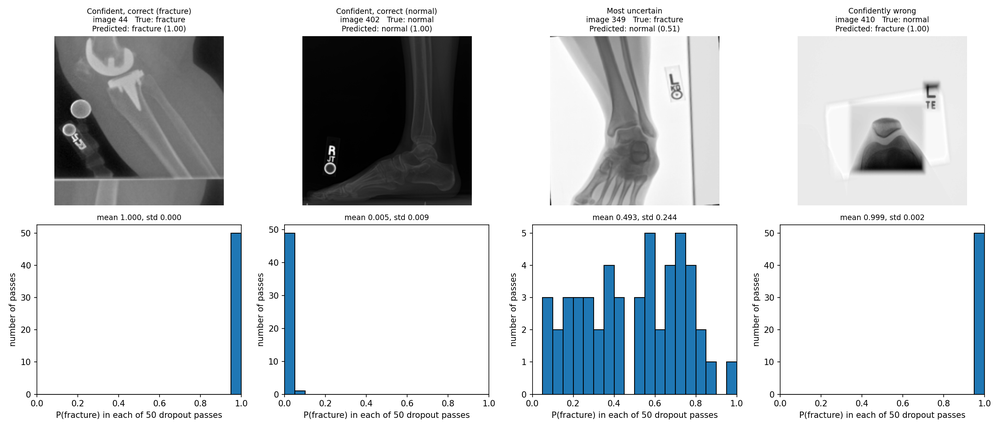
#> input picture Fracture_uncertainty/mc_dropout_examples.png, 1000 x 429 px, shrunk from 2520 x 1080 before the run
$ python sure_denoise.py mc_dropout_examples.png
#> lines starting #> are read from the running program, lines starting #| are printed output that depends on the picture
import sys
import numpy as np
from PIL import Image
from scipy.fft import dctn, idctn

min_sig = 1.0 / 255.0 / np.sqrt(12.0)


def softthresh(c, tau):
    return np.sign(c) * np.maximum(np.abs(c) - tau, 0)

def sure_curve(c, sigma, taus):
    """Per-pixel SURE for soft thresholding at every tau in taus (c = noisy DCT coefficients)."""
    a = np.sort(np.asarray(c, dtype=np.float64).ravel() ** 2)
    d = a.size
    cs = np.concatenate([[0.0], np.cumsum(a)])
    t2 = np.asarray(taus, dtype=np.float64) ** 2
    k = np.searchsorted(a, t2, side='right')       # coefficients with c^2 <= tau^2
    mse_to_observed = (cs[k] + t2 * (d - k)) / d   # mean((f(c) - c)^2)
    divergence = d - k                             # coefficients that survive
    return mse_to_observed - sigma ** 2 + 2.0 * sigma ** 2 * divergence / d


def estimate_sigma(c):
    """Noise level from the highest-frequency quadrant of the DCT ."""
    h, w = c.shape
    band = c[h // 2:, w // 2:]
    return float(np.median(np.abs(band)) / 0.6745)


def sure_denoise_array(arr, min_sigma=min_sig, n_taus=200):
    """arr: 2-D float array in [0, 1]. returns (denoised array, tau, sigma_hat)."""
    c = dctn(arr, norm='ortho')
    sigma = max(estimate_sigma(c), min_sigma)
    taus = np.linspace(0.0, sigma * np.sqrt(2.0 * np.log(c.size)), n_taus)
    tau = float(taus[int(np.argmin(sure_curve(c, sigma, taus)))])
    return idctn(softthresh(c, tau), norm='ortho'), tau, sigma


class SUREDenoise:
    """torchvision-style transform: PIL image in, SURE-denoised PIL image (mode 'L') out."""

    def __call__(self, img):
        arr = np.asarray(img.convert('L'), dtype=np.float64) / 255.0
        x_hat, _, _ = sure_denoise_array(arr)
        return Image.fromarray(np.rint(np.clip(x_hat, 0, 1) * 255).astype(np.uint8))


if __name__ == '__main__':
    for path in sys.argv[1:]:
        arr = np.asarray(Image.open(path).convert('L'), dtype=np.float64) / 255.0
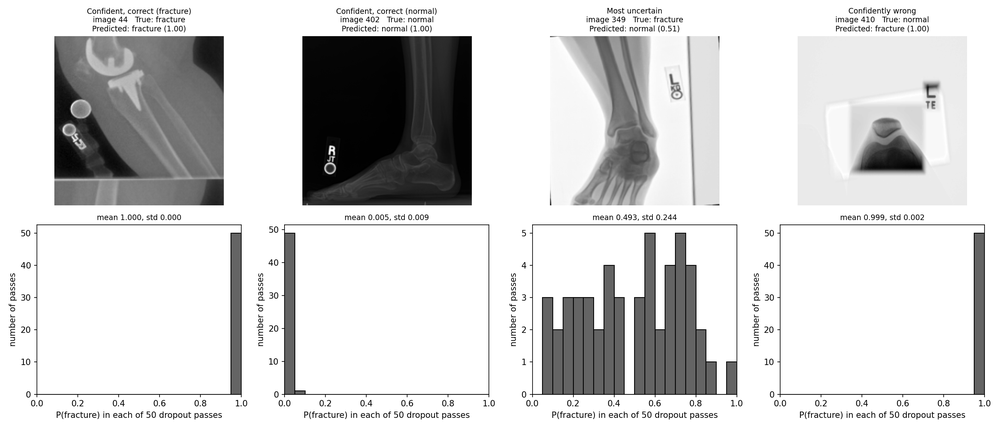
#> arr: shape (429, 1000) float64; min 0, max 1, mean 0.824
        x_hat, tau, sigma = sure_denoise_array(arr)
#> in estimate_sigma, `band = c[h // 2:, w // 2:]`:
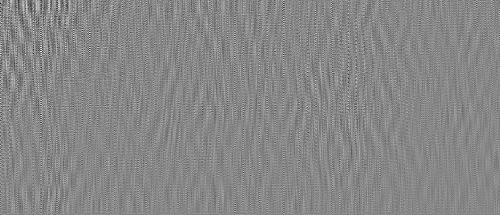
#> band: shape (215, 500) float64; min -0.233, max 0.206, mean -1.72e-06; drawn with min black and max white
#> in sure_denoise_array, `sigma = max(estimate_sigma(c), min_sigma)`: sigma = 0.0234
#> in sure_curve, `k = np.searchsorted(a, t2, side='right')`: k = 200 values from 0 to 393649
#> in sure_curve, `mse_to_observed = (cs[k] + t2 * (d - k)) / d`: mse_to_observed = 200 values from 0 to 0.00282
#> in sure_curve, `divergence = d - k`: divergence = 200 values, max 429000 at index 0, min 35351 at index 199, mean 143396.1
#> in sure_denoise_array, `tau = float(taus[int(np.argmin(sure_curve(c, sigma, taus)))])`: tau = 0.0138
#> tau = 0.0138; sigma = 0.0234
        kept = np.mean(np.abs(dctn(arr, norm='ortho')) > tau)
#> kept = 0.721
#> (the run stopped early here; a loop or call above may not have finished)
